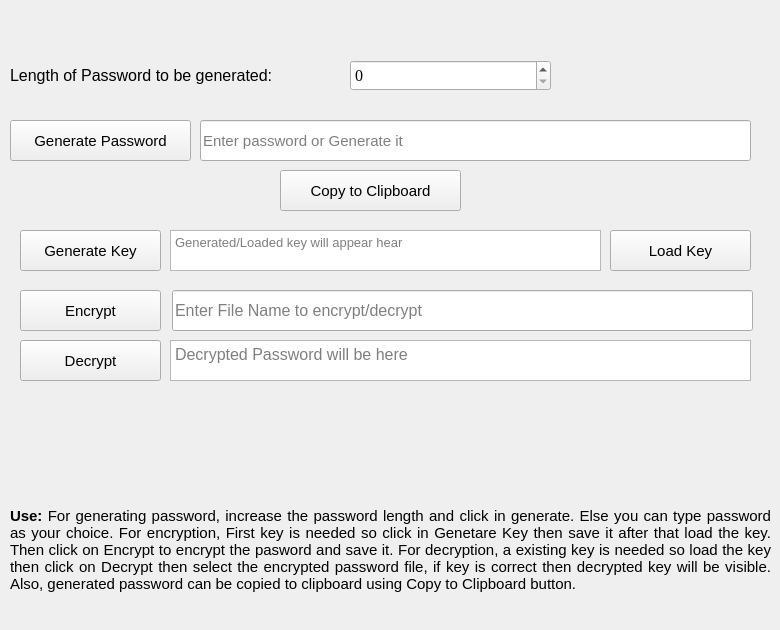
    <widget class="QWidget" name="tab_5">
     <attribute name="title">
      <string>Password Manager</string>
     </attribute>
     <widget class="QTextBrowser" name="textBrowser_5">
      <property name="geometry">
       <rect>
        <x>170</x>
        <y>340</y>
        <width>581</width>
        <height>41</height>
       </rect>
      </property>
      <property name="font">
       <font>
        <family>MS Shell Dlg 2</family>
        <pointsize>12</pointsize>
       </font>
      </property>
      <property name="placeholderText">
       <string>Decrypted Password will be here</string>
      </property>
     </widget>
     <widget class="QLineEdit" name="lineEdit_4">
      <property name="geometry">
       <rect>
        <x>200</x>
        <y>120</y>
        <width>551</width>
        <height>41</height>
       </rect>
      </property>
      <property name="font">
       <font>
        <pointsize>11</pointsize>
       </font>
      </property>
      <property name="placeholderText">
       <string>Enter password or Generate it</string>
      </property>
     </widget>
     <widget class="QLineEdit" name="lineEdit_2">
      <property name="geometry">
       <rect>
        <x>172</x>
        <y>290</y>
        <width>581</width>
        <height>41</height>
       </rect>
      </property>
      <property name="font">
       <font>
        <family>MS Shell Dlg 2</family>
        <pointsize>12</pointsize>
       </font>
      </property>
      <property name="placeholderText">
       <string>Enter File Name to encrypt/decrypt</string>
      </property>
     </widget>
     <widget class="QSpinBox" name="spinBox">
      <property name="geometry">
       <rect>
        <x>350</x>
        <y>60</y>
        <width>201</width>
        <height>31</height>
       </rect>
      </property>
      <property name="font">
       <font>
        <family>Times New Roman</family>
        <pointsize>12</pointsize>
       </font>
      </property>
     </widget>
     <widget class="QLabel" name="label_11">
      <property name="geometry">
       <rect>
        <x>10</x>
        <y>60</y>
        <width>341</width>
        <height>31</height>
       </rect>
      </property>
      <property name="font">
       <font>
        <family>MS Shell Dlg 2</family>
        <pointsize>12</pointsize>
       </font>
      </property>
      <property name="text">
       <string>Length of Password to be generated:</string>
      </property>
     </widget>
     <widget class="QPushButton" name="pushButton_19">
      <property name="geometry">
       <rect>
        <x>10</x>
        <y>120</y>
        <width>181</width>
        <height>41</height>
       </rect>
      </property>
      <property name="font">
       <font>
        <pointsize>11</pointsize>
       </font>
      </property>
      <property name="text">
       <string>Generate Password</string>
      </property>
     </widget>
     <widget class="QPushButton" name="pushButton_22">
      <property name="geometry">
       <rect>
        <x>280</x>
        <y>170</y>
        <width>181</width>
        <height>41</height>
       </rect>
      </property>
      <property name="font">
       <font>
        <pointsize>11</pointsize>
       </font>
      </property>
      <property name="text">
       <string>Copy to Clipboard</string>
      </property>
     </widget>
     <widget class="QPushButton" name="pushButton_20">
      <property name="geometry">
       <rect>
        <x>20</x>
        <y>230</y>
        <width>141</width>
        <height>41</height>
       </rect>
      </property>
      <property name="font">
       <font>
        <pointsize>11</pointsize>
       </font>
      </property>
      <property name="text">
       <string>Generate Key</string>
      </property>
     </widget>
     <widget class="QPushButton" name="pushButton_23">
      <property name="geometry">
       <rect>
        <x>610</x>
        <y>230</y>
        <width>141</width>
        <height>41</height>
       </rect>
      </property>
      <property name="font">
       <font>
        <pointsize>11</pointsize>
       </font>
      </property>
      <property name="text">
       <string>Load Key</string>
      </property>
     </widget>
     <widget class="QTextBrowser" name="textBrowser_6">
      <property name="geometry">
       <rect>
        <x>170</x>
        <y>230</y>
        <width>431</width>
        <height>41</height>
       </rect>
      </property>
      <property name="font">
       <font>
        <pointsize>10</pointsize>
       </font>
      </property>
      <property name="placeholderText">
       <string>Generated/Loaded key will appear hear</string>
      </property>
     </widget>
     <widget class="QPushButton" name="pushButton_21">
      <property name="geometry">
       <rect>
        <x>20</x>
        <y>290</y>
        <width>141</width>
        <height>41</height>
       </rect>
      </property>
      <property name="font">
       <font>
        <pointsize>11</pointsize>
       </font>
      </property>
      <property name="text">
       <string>Encrypt</string>
      </property>
     </widget>
     <widget class="QPushButton" name="pushButton_24">
      <property name="geometry">
       <rect>
        <x>20</x>
        <y>340</y>
        <width>141</width>
        <height>41</height>
       </rect>
      </property>
      <property name="font">
       <font>
        <pointsize>11</pointsize>
       </font>
      </property>
      <property name="text">
       <string>Decrypt</string>
      </property>
     </widget>
     <widget class="QLabel" name="label_17">
      <property name="geometry">
       <rect>
        <x>10</x>
        <y>480</y>
        <width>761</width>
        <height>141</height>
       </rect>
      </property>
      <property name="text">
       <string>&lt;html&gt;&lt;head/&gt;&lt;body&gt;&lt;p align=&quot;justify&quot;&gt;&lt;span style=&quot; font-size:11pt; font-weight:600;&quot;&gt;Use: &lt;/span&gt;&lt;span style=&quot; font-size:11pt;&quot;&gt;For generating password, increase the password length and click in generate. Else you can type password as your choice. For encryption, First key is needed so click in Genetare Key then save it after that load the key. Then click on Encrypt to encrypt the pasword and save it. For decryption, a existing key is needed so load the key then click on Decrypt then select the encrypted password file, if key is correct then decrypted key will be visible. Also, generated password can be copied to clipboard using Copy to Clipboard button.&lt;/span&gt;&lt;/p&gt;&lt;/body&gt;&lt;/html&gt;</string>
      </property>
      <property name="wordWrap">
       <bool>true</bool>
      </property>
     </widget>
    </widget>
